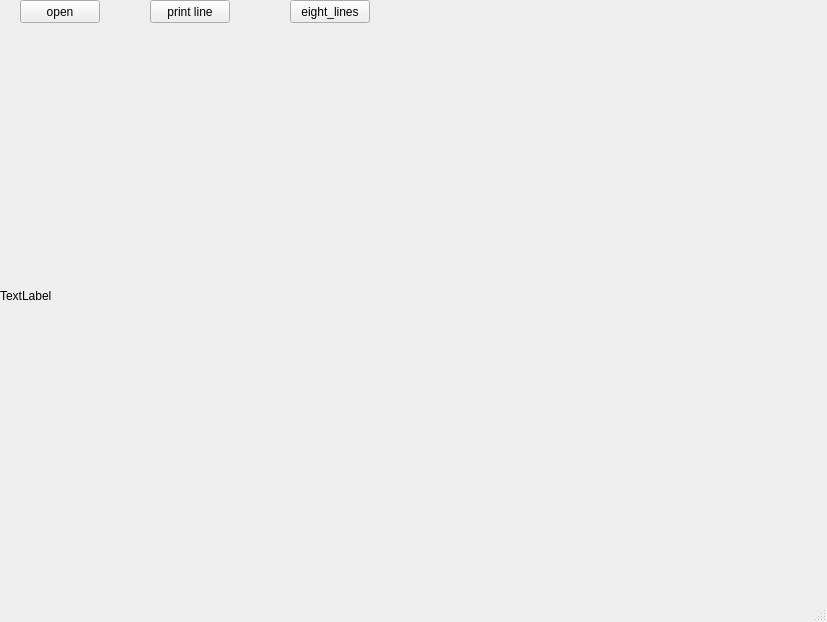
<?xml version="1.0" encoding="UTF-8"?>
<ui version="4.0">
 <class>MainWindow</class>
 <widget class="QMainWindow" name="MainWindow">
  <property name="geometry">
   <rect>
    <x>0</x>
    <y>0</y>
    <width>827</width>
    <height>622</height>
   </rect>
  </property>
  <property name="windowTitle">
   <string>MainWindow</string>
  </property>
  <widget class="QWidget" name="centralwidget">
   <widget class="QLabel" name="label">
    <property name="geometry">
     <rect>
      <x>0</x>
      <y>30</y>
      <width>781</width>
      <height>531</height>
     </rect>
    </property>
    <property name="text">
     <string>TextLabel</string>
    </property>
   </widget>
   <widget class="QPushButton" name="open_file">
    <property name="geometry">
     <rect>
      <x>20</x>
      <y>0</y>
      <width>80</width>
      <height>23</height>
     </rect>
    </property>
    <property name="text">
     <string>open</string>
    </property>
   </widget>
   <widget class="QPushButton" name="print_lines">
    <property name="geometry">
     <rect>
      <x>150</x>
      <y>0</y>
      <width>80</width>
      <height>23</height>
     </rect>
    </property>
    <property name="text">
     <string>print line</string>
    </property>
   </widget>
   <widget class="QPushButton" name="eight_lines">
    <property name="geometry">
     <rect>
      <x>290</x>
      <y>0</y>
      <width>80</width>
      <height>23</height>
     </rect>
    </property>
    <property name="text">
     <string>eight_lines</string>
    </property>
   </widget>
  </widget>
  <widget class="QMenuBar" name="menubar">
   <property name="geometry">
    <rect>
     <x>0</x>
     <y>0</y>
     <width>827</width>
     <height>20</height>
    </rect>
   </property>
  </widget>
  <widget class="QStatusBar" name="statusbar"/>
 </widget>
 <resources/>
 <connections/>
</ui>
